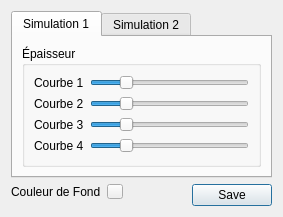
<?xml version="1.0" encoding="UTF-8"?>
<ui version="4.0">
 <class>ReglagesCourbes</class>
 <widget class="QDialog" name="ReglagesCourbes">
  <property name="geometry">
   <rect>
    <x>0</x>
    <y>0</y>
    <width>283</width>
    <height>217</height>
   </rect>
  </property>
  <property name="windowTitle">
   <string>Dialog</string>
  </property>
  <property name="windowIcon">
   <iconset resource="ressources.qrc">
    <normaloff>:/images/icone.ico</normaloff>:/images/icone.ico</iconset>
  </property>
  <layout class="QGridLayout" name="gridLayout">
   <item row="0" column="0">
    <widget class="QTabWidget" name="tabWidget">
     <property name="sizePolicy">
      <sizepolicy hsizetype="Expanding" vsizetype="Expanding">
       <horstretch>0</horstretch>
       <verstretch>0</verstretch>
      </sizepolicy>
     </property>
     <property name="currentIndex">
      <number>0</number>
     </property>
     <widget class="QWidget" name="tab">
      <property name="accessibleName">
       <string/>
      </property>
      <attribute name="title">
       <string>Simulation 1</string>
      </attribute>
      <layout class="QGridLayout" name="gridLayout_2">
       <item row="0" column="0">
        <widget class="QGroupBox" name="groupBox">
         <property name="title">
          <string>Épaisseur</string>
         </property>
         <layout class="QFormLayout" name="formLayout_3">
          <property name="fieldGrowthPolicy">
           <enum>QFormLayout::AllNonFixedFieldsGrow</enum>
          </property>
          <item row="0" column="0">
           <widget class="QLabel" name="courbe1Label">
            <property name="text">
             <string>Courbe 1</string>
            </property>
           </widget>
          </item>
          <item row="0" column="1">
           <widget class="QSlider" name="horizontalSlider_1">
            <property name="maximum">
             <number>5</number>
            </property>
            <property name="sliderPosition">
             <number>1</number>
            </property>
            <property name="orientation">
             <enum>Qt::Horizontal</enum>
            </property>
           </widget>
          </item>
          <item row="1" column="0">
           <widget class="QLabel" name="courbe2Label">
            <property name="text">
             <string>Courbe 2</string>
            </property>
           </widget>
          </item>
          <item row="2" column="0">
           <widget class="QLabel" name="courbe3Label">
            <property name="text">
             <string>Courbe 3</string>
            </property>
           </widget>
          </item>
          <item row="3" column="0">
           <widget class="QLabel" name="courbe4Label">
            <property name="text">
             <string>Courbe 4</string>
            </property>
           </widget>
          </item>
          <item row="1" column="1">
           <widget class="QSlider" name="horizontalSlider_2">
            <property name="maximum">
             <number>5</number>
            </property>
            <property name="sliderPosition">
             <number>1</number>
            </property>
            <property name="orientation">
             <enum>Qt::Horizontal</enum>
            </property>
           </widget>
          </item>
          <item row="2" column="1">
           <widget class="QSlider" name="horizontalSlider_3">
            <property name="maximum">
             <number>5</number>
            </property>
            <property name="sliderPosition">
             <number>1</number>
            </property>
            <property name="orientation">
             <enum>Qt::Horizontal</enum>
            </property>
           </widget>
          </item>
          <item row="3" column="1">
           <widget class="QSlider" name="horizontalSlider_4">
            <property name="maximum">
             <number>5</number>
            </property>
            <property name="sliderPosition">
             <number>1</number>
            </property>
            <property name="orientation">
             <enum>Qt::Horizontal</enum>
            </property>
           </widget>
          </item>
         </layout>
        </widget>
       </item>
      </layout>
     </widget>
     <widget class="QWidget" name="tab_2">
      <attribute name="title">
       <string>Simulation 2</string>
      </attribute>
      <layout class="QGridLayout" name="gridLayout_3">
       <item row="0" column="0">
        <widget class="QGroupBox" name="groupBox_2">
         <property name="title">
          <string>Épaisseur</string>
         </property>
         <layout class="QFormLayout" name="formLayout_4">
          <property name="fieldGrowthPolicy">
           <enum>QFormLayout::AllNonFixedFieldsGrow</enum>
          </property>
          <item row="0" column="0">
           <widget class="QLabel" name="courbe1Label_2">
            <property name="text">
             <string>Courbe 1</string>
            </property>
           </widget>
          </item>
          <item row="0" column="1">
           <widget class="QSlider" name="horizontalSlider_5">
            <property name="maximum">
             <number>5</number>
            </property>
            <property name="sliderPosition">
             <number>1</number>
            </property>
            <property name="orientation">
             <enum>Qt::Horizontal</enum>
            </property>
           </widget>
          </item>
          <item row="1" column="0">
           <widget class="QLabel" name="courbe2Label_2">
            <property name="text">
             <string>Courbe 2</string>
            </property>
           </widget>
          </item>
          <item row="2" column="0">
           <widget class="QLabel" name="courbe3Label_2">
            <property name="text">
             <string>Courbe 3</string>
            </property>
           </widget>
          </item>
          <item row="3" column="0">
           <widget class="QLabel" name="courbe4Label_2">
            <property name="text">
             <string>Courbe 4</string>
            </property>
           </widget>
          </item>
          <item row="1" column="1">
           <widget class="QSlider" name="horizontalSlider_6">
            <property name="maximum">
             <number>5</number>
            </property>
            <property name="sliderPosition">
             <number>1</number>
            </property>
            <property name="orientation">
             <enum>Qt::Horizontal</enum>
            </property>
           </widget>
          </item>
          <item row="2" column="1">
           <widget class="QSlider" name="horizontalSlider_7">
            <property name="maximum">
             <number>5</number>
            </property>
            <property name="sliderPosition">
             <number>1</number>
            </property>
            <property name="orientation">
             <enum>Qt::Horizontal</enum>
            </property>
           </widget>
          </item>
          <item row="3" column="1">
           <widget class="QSlider" name="horizontalSlider_8">
            <property name="maximum">
             <number>5</number>
            </property>
            <property name="sliderPosition">
             <number>1</number>
            </property>
            <property name="orientation">
             <enum>Qt::Horizontal</enum>
            </property>
           </widget>
          </item>
         </layout>
        </widget>
       </item>
      </layout>
     </widget>
    </widget>
   </item>
   <item row="1" column="0">
    <layout class="QHBoxLayout" name="horizontalLayout">
     <item>
      <layout class="QFormLayout" name="formLayout">
       <property name="fieldGrowthPolicy">
        <enum>QFormLayout::AllNonFixedFieldsGrow</enum>
       </property>
       <item row="1" column="0">
        <widget class="QLabel" name="couleurDeFondLabel">
         <property name="sizePolicy">
          <sizepolicy hsizetype="Minimum" vsizetype="Minimum">
           <horstretch>0</horstretch>
           <verstretch>0</verstretch>
          </sizepolicy>
         </property>
         <property name="text">
          <string>Couleur de Fond</string>
         </property>
        </widget>
       </item>
       <item row="1" column="1">
        <widget class="QToolButton" name="couleurDeFond">
         <property name="sizePolicy">
          <sizepolicy hsizetype="Fixed" vsizetype="Fixed">
           <horstretch>6</horstretch>
           <verstretch>0</verstretch>
          </sizepolicy>
         </property>
         <property name="minimumSize">
          <size>
           <width>6</width>
           <height>6</height>
          </size>
         </property>
         <property name="baseSize">
          <size>
           <width>6</width>
           <height>6</height>
          </size>
         </property>
         <property name="text">
          <string/>
         </property>
         <property name="iconSize">
          <size>
           <width>8</width>
           <height>8</height>
          </size>
         </property>
        </widget>
       </item>
      </layout>
     </item>
     <item>
      <widget class="QDialogButtonBox" name="buttonBox">
       <property name="standardButtons">
        <set>QDialogButtonBox::Save</set>
       </property>
      </widget>
     </item>
    </layout>
   </item>
  </layout>
 </widget>
 <resources>
  <include location="ressources.qrc"/>
 </resources>
 <connections/>
</ui>
